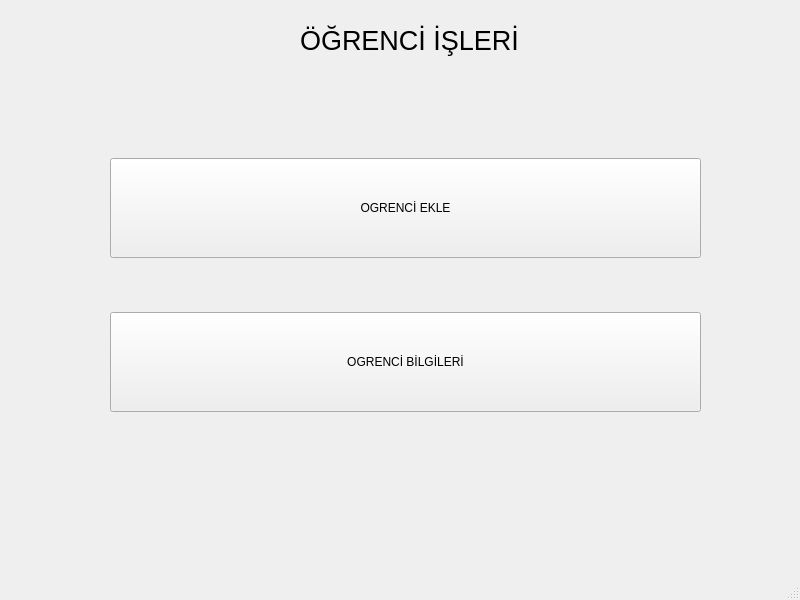
<?xml version="1.0" encoding="UTF-8"?>
<ui version="4.0">
 <class>MainWindow</class>
 <widget class="QMainWindow" name="MainWindow">
  <property name="geometry">
   <rect>
    <x>0</x>
    <y>0</y>
    <width>800</width>
    <height>600</height>
   </rect>
  </property>
  <property name="windowTitle">
   <string>MainWindow</string>
  </property>
  <widget class="QWidget" name="centralwidget">
   <widget class="QWidget" name="verticalLayoutWidget">
    <property name="geometry">
     <rect>
      <x>110</x>
      <y>110</y>
      <width>591</width>
      <height>351</height>
     </rect>
    </property>
    <layout class="QVBoxLayout" name="verticalLayout">
     <item>
      <widget class="QPushButton" name="pushButton">
       <property name="enabled">
        <bool>true</bool>
       </property>
       <property name="sizePolicy">
        <sizepolicy hsizetype="Preferred" vsizetype="Preferred">
         <horstretch>0</horstretch>
         <verstretch>2</verstretch>
        </sizepolicy>
       </property>
       <property name="maximumSize">
        <size>
         <width>800</width>
         <height>100</height>
        </size>
       </property>
       <property name="sizeIncrement">
        <size>
         <width>10</width>
         <height>20</height>
        </size>
       </property>
       <property name="text">
        <string>OGRENCİ EKLE</string>
       </property>
      </widget>
     </item>
     <item>
      <widget class="QPushButton" name="pushButton_2">
       <property name="enabled">
        <bool>true</bool>
       </property>
       <property name="sizePolicy">
        <sizepolicy hsizetype="Preferred" vsizetype="Preferred">
         <horstretch>0</horstretch>
         <verstretch>2</verstretch>
        </sizepolicy>
       </property>
       <property name="maximumSize">
        <size>
         <width>800</width>
         <height>100</height>
        </size>
       </property>
       <property name="sizeIncrement">
        <size>
         <width>10</width>
         <height>20</height>
        </size>
       </property>
       <property name="text">
        <string>OGRENCİ BİLGİLERİ</string>
       </property>
      </widget>
     </item>
    </layout>
   </widget>
   <widget class="QLabel" name="label">
    <property name="geometry">
     <rect>
      <x>300</x>
      <y>20</y>
      <width>231</width>
      <height>41</height>
     </rect>
    </property>
    <property name="font">
     <font>
      <pointsize>20</pointsize>
     </font>
    </property>
    <property name="text">
     <string>ÖĞRENCİ İŞLERİ </string>
    </property>
   </widget>
  </widget>
  <widget class="QMenuBar" name="menubar">
   <property name="geometry">
    <rect>
     <x>0</x>
     <y>0</y>
     <width>800</width>
     <height>21</height>
    </rect>
   </property>
  </widget>
  <widget class="QStatusBar" name="statusbar"/>
 </widget>
 <resources/>
 <connections/>
</ui>
